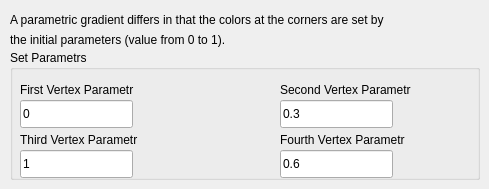
    <widget class="QWidget" name="page_8">
     <widget class="QLabel" name="label_22">
      <property name="geometry">
       <rect>
        <x>10</x>
        <y>10</y>
        <width>469</width>
        <height>20</height>
       </rect>
      </property>
      <property name="text">
       <string>A parametric gradient differs in that the colors at the corners are set by</string>
      </property>
     </widget>
     <widget class="QLabel" name="label_23">
      <property name="geometry">
       <rect>
        <x>10</x>
        <y>30</y>
        <width>271</width>
        <height>20</height>
       </rect>
      </property>
      <property name="text">
       <string>the initial parameters (value from 0 to 1).</string>
      </property>
     </widget>
     <widget class="QGroupBox" name="groupBox_8">
      <property name="geometry">
       <rect>
        <x>10</x>
        <y>50</y>
        <width>470</width>
        <height>130</height>
       </rect>
      </property>
      <property name="title">
       <string>Set Parametrs</string>
      </property>
      <widget class="QLabel" name="label_69">
       <property name="geometry">
        <rect>
         <x>10</x>
         <y>30</y>
         <width>135</width>
         <height>20</height>
        </rect>
       </property>
       <property name="text">
        <string>First Vertex Parametr</string>
       </property>
      </widget>
      <widget class="QLabel" name="label_70">
       <property name="geometry">
        <rect>
         <x>270</x>
         <y>30</y>
         <width>157</width>
         <height>20</height>
        </rect>
       </property>
       <property name="text">
        <string>Second Vertex Parametr</string>
       </property>
      </widget>
      <widget class="QLabel" name="label_71">
       <property name="geometry">
        <rect>
         <x>10</x>
         <y>80</y>
         <width>157</width>
         <height>20</height>
        </rect>
       </property>
       <property name="text">
        <string>Third Vertex Parametr</string>
       </property>
      </widget>
      <widget class="QLabel" name="label_72">
       <property name="geometry">
        <rect>
         <x>270</x>
         <y>80</y>
         <width>157</width>
         <height>20</height>
        </rect>
       </property>
       <property name="text">
        <string>Fourth Vertex Parametr</string>
       </property>
      </widget>
      <widget class="CustomParametrLineEdit" name="lineEdit_80">
       <property name="geometry">
        <rect>
         <x>10</x>
         <y>50</y>
         <width>113</width>
         <height>28</height>
        </rect>
       </property>
       <property name="text">
        <string>0</string>
       </property>
       <property name="placeholderText">
        <string>0</string>
       </property>
      </widget>
      <widget class="CustomParametrLineEdit" name="lineEdit_81">
       <property name="geometry">
        <rect>
         <x>270</x>
         <y>50</y>
         <width>113</width>
         <height>28</height>
        </rect>
       </property>
       <property name="text">
        <string>0.3</string>
       </property>
       <property name="placeholderText">
        <string>0.3</string>
       </property>
      </widget>
      <widget class="CustomParametrLineEdit" name="lineEdit_82">
       <property name="geometry">
        <rect>
         <x>10</x>
         <y>100</y>
         <width>113</width>
         <height>28</height>
        </rect>
       </property>
       <property name="text">
        <string>1</string>
       </property>
       <property name="placeholderText">
        <string>1</string>
       </property>
      </widget>
      <widget class="CustomParametrLineEdit" name="lineEdit_83">
       <property name="geometry">
        <rect>
         <x>270</x>
         <y>100</y>
         <width>113</width>
         <height>28</height>
        </rect>
       </property>
       <property name="text">
        <string>0.6</string>
       </property>
       <property name="placeholderText">
        <string>0.6</string>
       </property>
      </widget>
     </widget>
    </widget>
